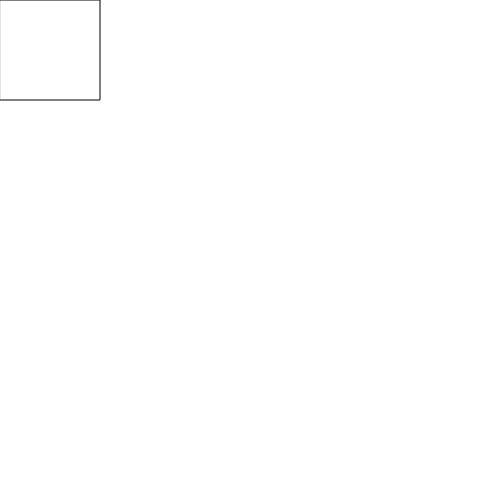
Frame 1 (no input)
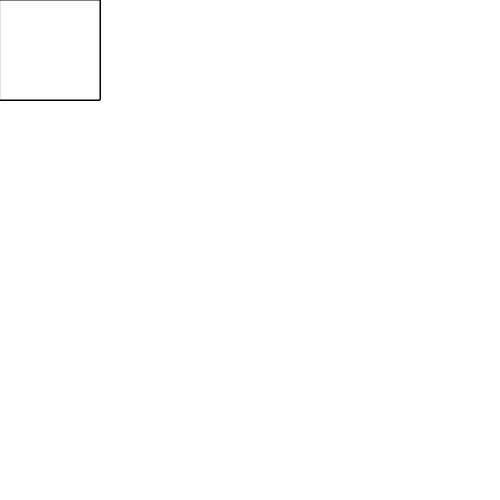
Frame 60 (no input)
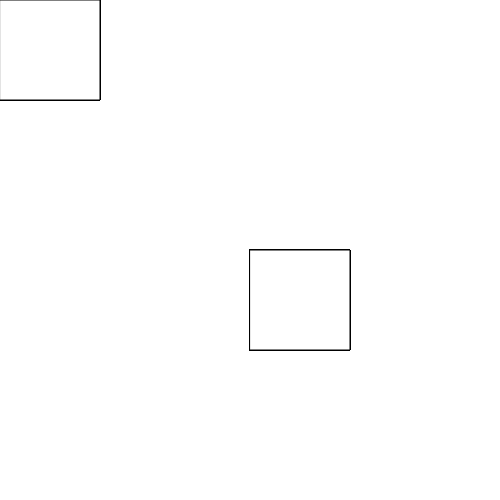
Frame 120 (the mouse pressed at the canvas centre since frame 60)

The p5.js sketch that drew these frames (run headless with seeded random() and noise() and a simulated clock; from frame 60 on, the mouse is pressed at the canvas centre):

// p5.js sketch
// ── sketch.js
function setup() {
  // put setup code here
  createCanvas(500, 500);
}

function draw() {
  // put drawing code here

  rect(mouseX, mouseY, 100, 100) ;
}
